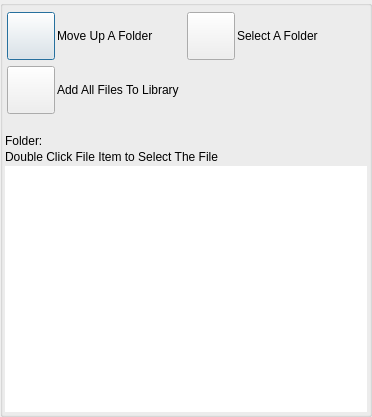
<?xml version="1.0" encoding="UTF-8"?>
<ui version="4.0">
 <class>BrowseFilesWidget</class>
 <widget class="QDialog" name="BrowseFilesWidget">
  <property name="windowModality">
   <enum>Qt::ApplicationModal</enum>
  </property>
  <property name="geometry">
   <rect>
    <x>0</x>
    <y>0</y>
    <width>372</width>
    <height>417</height>
   </rect>
  </property>
  <property name="sizePolicy">
   <sizepolicy hsizetype="Expanding" vsizetype="Expanding">
    <horstretch>0</horstretch>
    <verstretch>0</verstretch>
   </sizepolicy>
  </property>
  <property name="windowTitle">
   <string>Browse Files</string>
  </property>
  <property name="windowOpacity">
   <double>1.000000000000000</double>
  </property>
  <property name="toolTip">
   <string/>
  </property>
  <layout class="QVBoxLayout" name="verticalLayout">
   <property name="spacing">
    <number>0</number>
   </property>
   <property name="leftMargin">
    <number>0</number>
   </property>
   <property name="topMargin">
    <number>0</number>
   </property>
   <property name="rightMargin">
    <number>0</number>
   </property>
   <property name="bottomMargin">
    <number>0</number>
   </property>
   <item>
    <widget class="TitleBarWidget" name="m_TitleBarWidget" native="true">
     <property name="sizePolicy">
      <sizepolicy hsizetype="Expanding" vsizetype="Minimum">
       <horstretch>0</horstretch>
       <verstretch>0</verstretch>
      </sizepolicy>
     </property>
     <property name="minimumSize">
      <size>
       <width>0</width>
       <height>0</height>
      </size>
     </property>
     <property name="maximumSize">
      <size>
       <width>16777215</width>
       <height>16777215</height>
      </size>
     </property>
    </widget>
   </item>
   <item>
    <widget class="QGroupBox" name="FileItemsBox">
     <property name="minimumSize">
      <size>
       <width>0</width>
       <height>0</height>
      </size>
     </property>
     <property name="title">
      <string/>
     </property>
     <layout class="QVBoxLayout" name="verticalLayout_2">
      <property name="spacing">
       <number>2</number>
      </property>
      <property name="leftMargin">
       <number>2</number>
      </property>
      <property name="topMargin">
       <number>2</number>
      </property>
      <property name="rightMargin">
       <number>2</number>
      </property>
      <property name="bottomMargin">
       <number>2</number>
      </property>
      <item>
       <widget class="FileFilterSelectWidget" name="m_FileFilterSelectWidget" native="true"/>
      </item>
      <item>
       <widget class="QWidget" name="m_UpDirWidget" native="true">
        <layout class="QHBoxLayout" name="horizontalLayout_2">
         <property name="spacing">
          <number>2</number>
         </property>
         <property name="leftMargin">
          <number>2</number>
         </property>
         <property name="topMargin">
          <number>2</number>
         </property>
         <property name="rightMargin">
          <number>2</number>
         </property>
         <property name="bottomMargin">
          <number>2</number>
         </property>
         <item>
          <widget class="VxPushButton" name="m_UpDirectoryButton">
           <property name="minimumSize">
            <size>
             <width>48</width>
             <height>48</height>
            </size>
           </property>
           <property name="maximumSize">
            <size>
             <width>48</width>
             <height>48</height>
            </size>
           </property>
           <property name="text">
            <string/>
           </property>
           <property name="iconSize">
            <size>
             <width>48</width>
             <height>48</height>
            </size>
           </property>
          </widget>
         </item>
         <item>
          <widget class="VxLabel" name="m_UpDirectoryLabel">
           <property name="sizePolicy">
            <sizepolicy hsizetype="Expanding" vsizetype="Preferred">
             <horstretch>0</horstretch>
             <verstretch>0</verstretch>
            </sizepolicy>
           </property>
           <property name="text">
            <string>Move Up A Folder</string>
           </property>
          </widget>
         </item>
         <item>
          <widget class="VxPushButton" name="m_BrowseButton">
           <property name="minimumSize">
            <size>
             <width>48</width>
             <height>48</height>
            </size>
           </property>
           <property name="maximumSize">
            <size>
             <width>48</width>
             <height>48</height>
            </size>
           </property>
           <property name="text">
            <string/>
           </property>
          </widget>
         </item>
         <item>
          <widget class="QLabel" name="label_2">
           <property name="sizePolicy">
            <sizepolicy hsizetype="Expanding" vsizetype="Preferred">
             <horstretch>0</horstretch>
             <verstretch>0</verstretch>
            </sizepolicy>
           </property>
           <property name="text">
            <string>Select A Folder</string>
           </property>
          </widget>
         </item>
        </layout>
       </widget>
      </item>
      <item>
       <widget class="QWidget" name="m_AddAllWidget" native="true">
        <layout class="QHBoxLayout" name="horizontalLayout_4">
         <property name="spacing">
          <number>2</number>
         </property>
         <property name="leftMargin">
          <number>2</number>
         </property>
         <property name="topMargin">
          <number>2</number>
         </property>
         <property name="rightMargin">
          <number>2</number>
         </property>
         <property name="bottomMargin">
          <number>2</number>
         </property>
         <item>
          <widget class="VxPushButton" name="m_AddAllButton">
           <property name="minimumSize">
            <size>
             <width>48</width>
             <height>48</height>
            </size>
           </property>
           <property name="maximumSize">
            <size>
             <width>48</width>
             <height>48</height>
            </size>
           </property>
           <property name="text">
            <string/>
           </property>
           <property name="iconSize">
            <size>
             <width>48</width>
             <height>48</height>
            </size>
           </property>
          </widget>
         </item>
         <item>
          <widget class="VxLabel" name="m_AddAllLabel">
           <property name="sizePolicy">
            <sizepolicy hsizetype="Expanding" vsizetype="Preferred">
             <horstretch>0</horstretch>
             <verstretch>0</verstretch>
            </sizepolicy>
           </property>
           <property name="text">
            <string>Add All Files To Library</string>
           </property>
          </widget>
         </item>
        </layout>
       </widget>
      </item>
      <item>
       <widget class="QLabel" name="m_StatusLabel">
        <property name="sizePolicy">
         <sizepolicy hsizetype="Expanding" vsizetype="Preferred">
          <horstretch>0</horstretch>
          <verstretch>0</verstretch>
         </sizepolicy>
        </property>
        <property name="text">
         <string notr="true"/>
        </property>
       </widget>
      </item>
      <item>
       <layout class="QHBoxLayout" name="horizontalLayout_3">
        <item>
         <widget class="QLabel" name="label">
          <property name="text">
           <string>Folder:</string>
          </property>
         </widget>
        </item>
        <item>
         <widget class="VxLabel" name="m_CurDirLabel">
          <property name="sizePolicy">
           <sizepolicy hsizetype="Expanding" vsizetype="Preferred">
            <horstretch>0</horstretch>
            <verstretch>0</verstretch>
           </sizepolicy>
          </property>
          <property name="minimumSize">
           <size>
            <width>0</width>
            <height>0</height>
           </size>
          </property>
          <property name="maximumSize">
           <size>
            <width>16777215</width>
            <height>16777215</height>
           </size>
          </property>
          <property name="layoutDirection">
           <enum>Qt::LeftToRight</enum>
          </property>
          <property name="text">
           <string/>
          </property>
          <property name="scaledContents">
           <bool>false</bool>
          </property>
          <property name="alignment">
           <set>Qt::AlignLeading|Qt::AlignLeft|Qt::AlignTop</set>
          </property>
          <property name="wordWrap">
           <bool>true</bool>
          </property>
          <property name="margin">
           <number>0</number>
          </property>
         </widget>
        </item>
       </layout>
      </item>
      <item>
       <widget class="QLabel" name="m_DoubleTapInstructionLabel">
        <property name="text">
         <string>Double Click File Item to Select The File</string>
        </property>
       </widget>
      </item>
      <item>
       <widget class="QListWidget" name="FileItemList">
        <property name="font">
         <font>
          <pointsize>8</pointsize>
         </font>
        </property>
        <property name="frameShape">
         <enum>QFrame::NoFrame</enum>
        </property>
        <property name="frameShadow">
         <enum>QFrame::Plain</enum>
        </property>
        <property name="lineWidth">
         <number>0</number>
        </property>
        <property name="iconSize">
         <size>
          <width>32</width>
          <height>32</height>
         </size>
        </property>
        <property name="verticalScrollMode">
         <enum>QAbstractItemView::ScrollPerPixel</enum>
        </property>
        <property name="resizeMode">
         <enum>QListView::Adjust</enum>
        </property>
        <property name="uniformItemSizes">
         <bool>true</bool>
        </property>
       </widget>
      </item>
     </layout>
    </widget>
   </item>
   <item>
    <widget class="BottomBarWidget" name="m_BottomBarWidget" native="true">
     <property name="sizePolicy">
      <sizepolicy hsizetype="Expanding" vsizetype="Minimum">
       <horstretch>0</horstretch>
       <verstretch>0</verstretch>
      </sizepolicy>
     </property>
     <property name="minimumSize">
      <size>
       <width>30</width>
       <height>0</height>
      </size>
     </property>
     <property name="autoFillBackground">
      <bool>true</bool>
     </property>
    </widget>
   </item>
  </layout>
 </widget>
 <customwidgets>
  <customwidget>
   <class>VxPushButton</class>
   <extends>QPushButton</extends>
   <header>VxPushButton.h</header>
  </customwidget>
  <customwidget>
   <class>VxLabel</class>
   <extends>QLabel</extends>
   <header>VxLabel.h</header>
  </customwidget>
  <customwidget>
   <class>FileFilterSelectWidget</class>
   <extends>QWidget</extends>
   <header>FileFilterSelectWidget.h</header>
   <container>1</container>
  </customwidget>
  <customwidget>
   <class>TitleBarWidget</class>
   <extends>QWidget</extends>
   <header>TitleBarWidget.h</header>
   <container>1</container>
  </customwidget>
  <customwidget>
   <class>BottomBarWidget</class>
   <extends>QWidget</extends>
   <header location="global">BottomBarWidget.h</header>
   <container>1</container>
  </customwidget>
 </customwidgets>
 <resources/>
 <connections/>
</ui>
